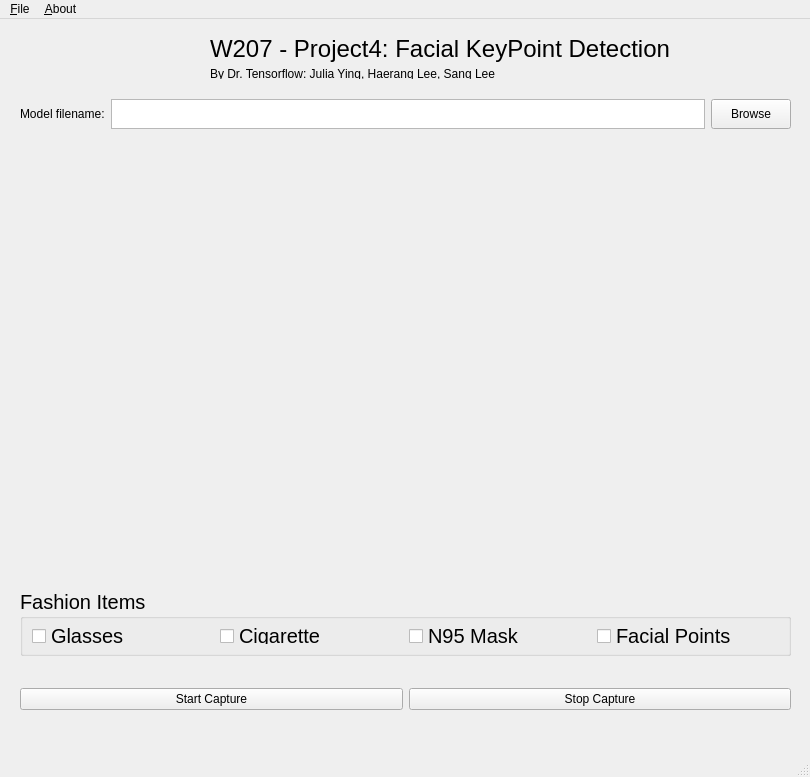
<?xml version="1.0" encoding="UTF-8"?>
<ui version="4.0">
 <class>MainWindow</class>
 <widget class="QMainWindow" name="MainWindow">
  <property name="geometry">
   <rect>
    <x>0</x>
    <y>0</y>
    <width>810</width>
    <height>777</height>
   </rect>
  </property>
  <property name="windowTitle">
   <string>MainWindow</string>
  </property>
  <widget class="QWidget" name="centralwidget">
   <widget class="QWidget" name="horizontalLayoutWidget">
    <property name="geometry">
     <rect>
      <x>20</x>
      <y>70</y>
      <width>771</width>
      <height>51</height>
     </rect>
    </property>
    <layout class="QHBoxLayout" name="horizontalLayout">
     <item>
      <widget class="QLabel" name="label">
       <property name="maximumSize">
        <size>
         <width>16777215</width>
         <height>30</height>
        </size>
       </property>
       <property name="text">
        <string>Model filename:</string>
       </property>
      </widget>
     </item>
     <item>
      <widget class="QTextEdit" name="textEdit_filename">
       <property name="sizePolicy">
        <sizepolicy hsizetype="Expanding" vsizetype="Maximum">
         <horstretch>0</horstretch>
         <verstretch>0</verstretch>
        </sizepolicy>
       </property>
       <property name="maximumSize">
        <size>
         <width>16777215</width>
         <height>30</height>
        </size>
       </property>
      </widget>
     </item>
     <item>
      <widget class="QPushButton" name="pushButton_browse">
       <property name="maximumSize">
        <size>
         <width>16777215</width>
         <height>30</height>
        </size>
       </property>
       <property name="text">
        <string>Browse</string>
       </property>
      </widget>
     </item>
    </layout>
   </widget>
   <widget class="QWidget" name="horizontalLayoutWidget_2">
    <property name="geometry">
     <rect>
      <x>20</x>
      <y>640</y>
      <width>771</width>
      <height>80</height>
     </rect>
    </property>
    <layout class="QHBoxLayout" name="horizontalLayout_2">
     <item>
      <widget class="QPushButton" name="pushButton_StartCapture">
       <property name="text">
        <string>Start Capture</string>
       </property>
      </widget>
     </item>
     <item>
      <widget class="QPushButton" name="pushButton_StopCapture">
       <property name="text">
        <string>Stop Capture</string>
       </property>
      </widget>
     </item>
    </layout>
   </widget>
   <widget class="QLabel" name="label_2">
    <property name="geometry">
     <rect>
      <x>210</x>
      <y>10</y>
      <width>481</width>
      <height>40</height>
     </rect>
    </property>
    <property name="maximumSize">
     <size>
      <width>16777215</width>
      <height>40</height>
     </size>
    </property>
    <property name="font">
     <font>
      <pointsize>18</pointsize>
     </font>
    </property>
    <property name="text">
     <string>W207 - Project4: Facial KeyPoint Detection</string>
    </property>
   </widget>
   <widget class="QWidget" name="verticalLayoutWidget">
    <property name="geometry">
     <rect>
      <x>20</x>
      <y>130</y>
      <width>771</width>
      <height>431</height>
     </rect>
    </property>
    <layout class="QVBoxLayout" name="verticalLayout"/>
   </widget>
   <widget class="QLabel" name="label_3">
    <property name="geometry">
     <rect>
      <x>210</x>
      <y>50</y>
      <width>351</width>
      <height>10</height>
     </rect>
    </property>
    <property name="maximumSize">
     <size>
      <width>16777215</width>
      <height>20</height>
     </size>
    </property>
    <property name="text">
     <string>By Dr. Tensorflow: Julia Ying, Haerang Lee, Sang Lee</string>
    </property>
   </widget>
   <widget class="QGroupBox" name="groupBox">
    <property name="geometry">
     <rect>
      <x>20</x>
      <y>570</y>
      <width>771</width>
      <height>67</height>
     </rect>
    </property>
    <property name="font">
     <font>
      <pointsize>15</pointsize>
     </font>
    </property>
    <property name="title">
     <string>Fashion Items</string>
    </property>
    <layout class="QHBoxLayout" name="horizontalLayout_3">
     <item>
      <widget class="QCheckBox" name="checkBox_glasses">
       <property name="text">
        <string>Glasses</string>
       </property>
      </widget>
     </item>
     <item>
      <widget class="QCheckBox" name="checkBox_cigarette">
       <property name="text">
        <string>Cigarette</string>
       </property>
      </widget>
     </item>
     <item>
      <widget class="QCheckBox" name="checkBox_n95mask">
       <property name="text">
        <string>N95 Mask</string>
       </property>
      </widget>
     </item>
     <item>
      <widget class="QCheckBox" name="checkBox_fps">
       <property name="text">
        <string>Facial Points</string>
       </property>
      </widget>
     </item>
    </layout>
   </widget>
  </widget>
  <widget class="QMenuBar" name="menubar">
   <property name="geometry">
    <rect>
     <x>0</x>
     <y>0</y>
     <width>810</width>
     <height>22</height>
    </rect>
   </property>
   <widget class="QMenu" name="menu_File">
    <property name="title">
     <string>&amp;File</string>
    </property>
    <addaction name="action_Exit"/>
   </widget>
   <widget class="QMenu" name="menu_About">
    <property name="title">
     <string>&amp;About</string>
    </property>
    <addaction name="action_About"/>
   </widget>
   <addaction name="menu_File"/>
   <addaction name="menu_About"/>
  </widget>
  <widget class="QStatusBar" name="statusbar"/>
  <action name="action_Exit">
   <property name="text">
    <string>&amp;Exit</string>
   </property>
  </action>
  <action name="action_About">
   <property name="text">
    <string>&amp;About</string>
   </property>
  </action>
 </widget>
 <resources/>
 <connections/>
</ui>
